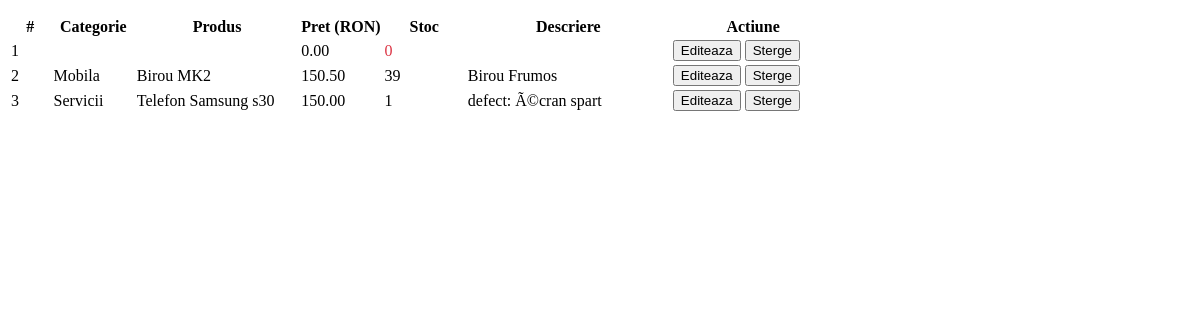
/app/admin/afisareproduse.php, run on the app's committed database.
### tables this page shows
CREATE TABLE `produse` (
  `ID` int(255) NOT NULL,
  `nume` varchar(255) NOT NULL,
  `pret` decimal(65,2) NOT NULL,
  `stoc` int(255) NOT NULL,
  `descriere` longtext NOT NULL,
  `id_cat` int(255) NOT NULL
);

CREATE TABLE `categorii` (
  `ID` int(255) NOT NULL,
  `nume` varchar(255) NOT NULL
);

### app/admin/afisareproduse.php (the view, shortened to what this page needs)
<table class="table table-striped" style="margin-top: 15px;">
  <thead>
    <tr>
      <th scope="col" style="width: 5%;">#</th>
      <th scope="col" style="width: 10%;">Categorie</th>
      <th scope="col" style="width: 20%;">Produs</th>
      <th scope="col" style="width: 10%;">Pret (RON)</th>
      <th scope="col" style="width: 10%;">Stoc</th>
      <th scope="col" style="width: 25%;">Descriere</th>
      <th scope="col" style="width: 20%;">Actiune</th>
    </tr>
  </thead>
  <tbody>
    <?php
    include 'db.php';
    try {
        $dbh = new PDO("mysql:host=$hostdb; dbname=$namedb", $userdb, $passdb);
        $nrcrt = 1;
        $cautare = $_POST['cautare'];
        if($cautare == '')
        {
            $produse = $dbh -> query("SELECT * FROM produse ORDER BY nume ASC");
        }
        elseif($cautare != '')
        {
            $produse = $dbh -> query("SELECT * FROM produse WHERE nume LIKE '%$cautare%' ORDER BY nume ASC");
        }
        foreach($produse as $row)
        {
            ?>
            <tr>
                <td>
                    <?php echo $nrcrt; ?>
                </td>
                <td>
                    <?php
                    $id_cat = $row['id_cat'];
                    $nume_cat = $dbh -> query("SELECT * FROM categorii WHERE ID = '$id_cat'");
                    foreach($nume_cat as $rownume_cat)
                    {
                        echo $rownume_cat['nume'];
                    }
                    ?>
                </td>
                <td>
                    <?php echo $row['nume']; ?>
                </td>
                <td>
                    <?php echo $row['pret']; ?>
                </td>
                <td>
                    <?php
                    if($row['stoc'] == 0)
                    {
                        ?>
                        <span style="color: #dc3545;"><?php echo $row['stoc']; ?></span>
                        <?php
                    }
                    else
                    {
                        echo $row['stoc'];
                    }
                    ?>
                </td>
                <td>
                    <?php echo $row['descriere']; ?>
                </td>
                <td data-id="<?php echo $row['ID']; ?>">
                    <button type="button" class="btn btn-primary editprodus"><i class="fas fa-pencil-alt"></i> Editeaza</button>
                    <button type="button" class="btn btn-danger deleteprodus"><i class="fas fa-trash"></i> Sterge</button>
                </td>
            </tr>
            <?php
            $nrcrt++;
        }
    }
    catch(PDOException $e) {
        echo $e->getMessage();
    }
    ?>
  </tbody>
</table>

### data on the page
produse: pret "0.00", stoc "0"
produse: nume "Birou MK2", pret "150.50", stoc "39", descriere "Birou Frumos"
categorii: nume "Mobila"
produse: nume "Telefon Samsung s30", pret "150.00", stoc "1", descriere "defect: Ã©cran spart"
categorii: nume "Servicii"
